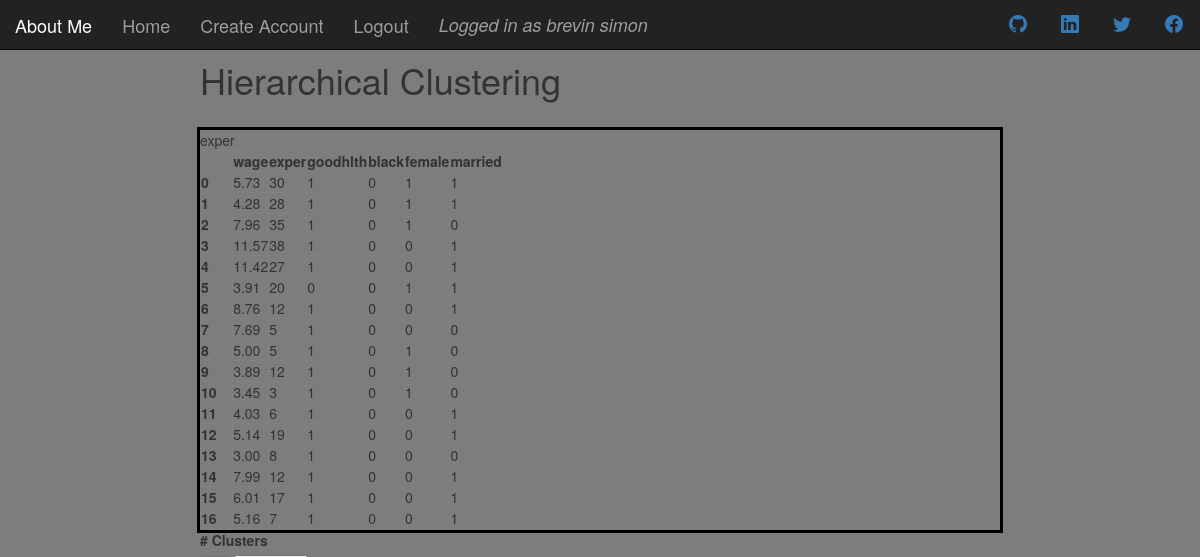
/hier/218 (signed in), run on the app's committed database.
### app/models.py (models this page shows, shortened)
class User(UserMixin, db.Model):
    id = db.Column(db.Integer, primary_key=True)
    username = db.Column(db.String(32), unique=True)
    password_hash = db.Column(db.String(128))
    firstname = db.Column(db.String(64))
    lastname = db.Column(db.String(64))
    email = db.Column(db.String(120), index=True, unique=True)

### app/routes.py (the view, shortened to what this page needs)
@app.route('/hier/<dataframe_id>', methods=['GET', 'POST'])
def hier(dataframe_id):
    dataf = Dataframe.query.get(dataframe_id)
    featurelist, identlist, targetlist = returnfeatures(dataf)
    conn = sqlite3.connect('dataframe.db')
    c = conn.cursor()
    df = pd.read_sql('select * from dataframe', conn)
    ac = df.columns.values
    form = KMeanForm()
    n = 0
    clustercenters = []
    return render_template('hier.html', columns=ac, nclusters=n, clusterc=clustercenters,
                tables=[df.to_html(classes='data', header="true")], form=form)

### app/models.py (called while the page is built)
@login.user_loader
def load_user(id):
    return User.query.get(int(id))

### app/routes.py (called while the page is built)
def returnfeatures(df):
    featurelist = []
    identlist = []
    targetlist = []
    for feat in df.features:
        for t in feat.tags:
            if t.name == 'Feature':
                featurelist.append(feat.feature_name)
            elif t.name == 'Identifier':
                identlist.append(feat.feature_name)
            elif t.name == 'Target':
                targetlist.append(feat.feature_name)
    return featurelist, identlist, targetlist

### app/templates/hier.html (shortened to what this page needs)
{% extends "base.html" %}
{% block content %}
<body style="background-color: rgb(125,125,125);">
    <br><br>
    <div class="content">
        <h1>
            Hierarchical Clustering
        </h1>
        <br>
        <div class="content_section content" id="" style="overflow:scroll; height:400px; outline-style: solid; outline-color: black;">
            {% for table in tables %}
                {{ columns[loop.index] }}
                {{ table|safe }}
            {% endfor %}
        </div>
        {% for i in range(3) %}
            <br>
        {% endfor %}
    </div>
</body>
{% endblock %}

### app/templates/base.html (shortened to what this page needs)
<!DOCTYPE html>
<html>
    <head>
        <link href="{{ url_for('static', filename='css/main.css') }}" rel="stylesheet">
        <link rel="stylesheet" href="https://maxcdn.bootstrapcdn.com/bootstrap/3.4.1/css/bootstrap.min.css">
        <link rel="stylesheet" href="https://cdn.jsdelivr.net/npm/bootstrap-icons@1.3.0/font/bootstrap-icons.css">
        <link rel="stylesheet" href="https://cdnjs.cloudflare.com/ajax/libs/font-awesome/4.7.0/css/font-awesome.min.css">
    </head>
    <body>
        <div class="navbar navbar-inverse navbar-static-top">
            <a class="button navbar-brand" href="{{url_for('aboutme')}}">About Me</a>
            <a href="{{ url_for('homepage') }}" class="button navbar-brand">Home</a>
            <a href="{{ url_for('register') }}" class="button navbar-brand">Create Account</a>
            {% if current_user.is_anonymous %}
                <a href="{{ url_for('login') }}" class="button navbar-brand">Login</a>
            {% else %}
                <a href="{{ url_for('logout') }}" class="button navbar-brand">Logout</a>
                <i class="navbar-brand white">
                    Logged in as {{ current_user.firstname }} {{ current_user.lastname }}
                </i>
            {% endif %}
            <a
                style="float:right; vertical-align: super; height: 50px;"
                class="btn btn-dark btn-lg btn-floating"
                style="background-color: white;"
                href="https://www.facebook.com/brevin.simon/"
                target="_blank"
                role="button"
                ><i class="bi bi-facebook"></i>
            </a>
            <a
                style="float:right; vertical-align: super; height: 50px;"
                class="btn btn-dark btn-lg btn-floating"
                style="background-color: white;"
                href="https://twitter.com/BrevinOfficial"
                target="_blank"
                role="button"
                ><i class="bi bi-twitter"></i>
            </a>
            <a
                style="float:right; vertical-align: baseline; height: 50px;"
                class="btn btn-dark btn-lg btn-floating"
                style="background-color: white;"
                href="https://www.linkedin.com/in/brevin-simon-a197ba206/"
                target="_blank"
                role="button"
                ><i class="bi bi-linkedin"></i>
            </a>
            <a
                style="float:right; vertical-align: super; height: 50px;"
                class="btn btn-dark btn-lg btn-floating"
                style="background-color: white;"
                href="https://github.com/BrevinS"
                target="_blank"
                role="button"
                ><i class="bi bi-github"></i>
            </a>
        </div>
        {% block content %} {% endblock %}
    </body>
</html>

### app/static/css/main.css (style rules this page uses)
.navbar { height: 50px; }
.navbar.navbar-inverse { position: absolute; }
.navbar-inverse { top:0; color: white; background-color: black; width:100%; left:0; height: 50px; }
.white { color: #FFFAF0; }

### app/templates/hier.html (style rules this page uses)
.content { max-width: 800px; margin: auto; }

### data on the page
User: firstname "brevin", lastname "simon", columns "exper", id "wage exper goodhlth black female married 0 5.73 30 1 0 1 1 1 4.28 28 1 0 1 1 2 7.96 35 1 0 1 0 3 11.57 38 1 0 0 1 4 11.42 27 1 0 0 1 5 3.91 20 0 0 1 1 6 8.76 12 1 0 0 1 7 7.69 5 1 0 0 0 8 5.00 5 1 0 1 0 9 3.89 12 1 0 1 0 10 3.45 3 1 0 1 0 11 4.03 6 1 0 0 1 12 5.14 19 1 0 0 1 13 3.00 8 1 0 0 0 14 7.99 12 1 0 0 1 15 6.01 17 1 0 0 1 16 5.16 7 1 0 0 1"
